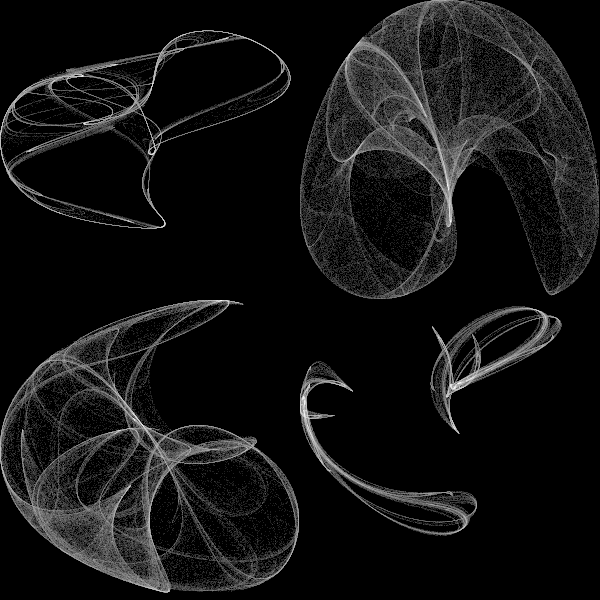

Python code for this plot:
"""
attractor_variations.py — four de Jong attractors with different (a, b, c, d)
quadruples, rendered as a 2x2 grid. Tiny changes in the parameters produce
visually distinct attractors — the signature of strange attractors.

Pixels2GenAI Project
"""

import numpy as np
from PIL import Image


PANEL = 300
CANVAS_W, CANVAS_H = PANEL * 2, PANEL * 2
NUM_POINTS = 200_000

quadruples = [
    (1.641, 1.902, 0.316, 1.525),
    (1.4,  -2.3,   2.4,  -2.1),
    (-2.0,  -2.0, -1.2,   2.0),
    (1.5,  -1.8,   1.6,   0.9),
]


def render_panel(canvas, x_off, y_off, params):
    a, b, c, d = params
    x, y = 0.1, 0.1
    # Burn-in
    for _ in range(100):
        x = np.sin(a * y) - np.cos(b * x)
        y_new = np.sin(c * x) - np.cos(d * y)
        y = y_new

    density = np.zeros((PANEL, PANEL), dtype=np.uint32)

    def to_pixel(v):
        return int((v + 2) / 4 * (PANEL - 1))

    for _ in range(NUM_POINTS):
        x_new = np.sin(a * y) - np.cos(b * x)
        y_new = np.sin(c * x) - np.cos(d * y)
        x, y = x_new, y_new
        px, py = to_pixel(x), to_pixel(y)
        if 0 <= px < PANEL and 0 <= py < PANEL:
            density[py, px] += 1

    log_density = np.log1p(density.astype(np.float64))
    if log_density.max() > 0:
        norm = (log_density / log_density.max() * 255).astype(np.uint8)
    else:
        norm = np.zeros_like(density, dtype=np.uint8)
    canvas[y_off:y_off + PANEL, x_off:x_off + PANEL] = norm


canvas = np.zeros((CANVAS_H, CANVAS_W), dtype=np.uint8)
for idx, q in enumerate(quadruples):
    col = idx % 2
    row = idx // 2
    render_panel(canvas, col * PANEL, row * PANEL, q)

Image.fromarray(canvas, mode='L').save('attractor_variations.png')
